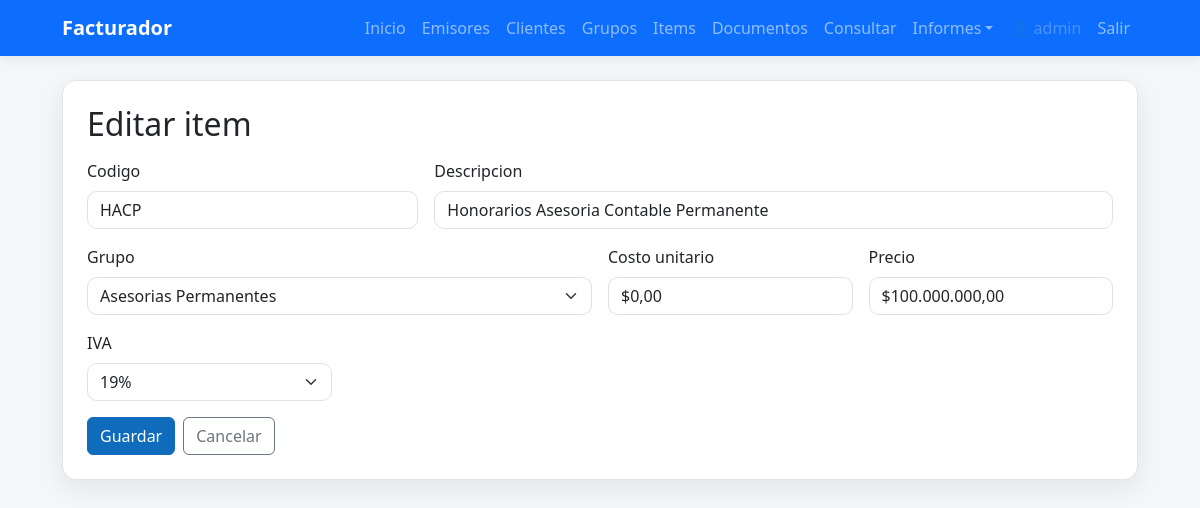
Screenshot of /items/editar/2 (signed in) with the database file from the repository.
### tables this page shows
CREATE TABLE items (
            id INTEGER PRIMARY KEY AUTOINCREMENT,
            codigo TEXT NOT NULL,
            descripcion TEXT,
            costo REAL NOT NULL DEFAULT 0.0,
            precio REAL NOT NULL,
            iva_rate REAL NOT NULL DEFAULT 0.0,
            grupo_id INTEGER,
            FOREIGN KEY (grupo_id) REFERENCES grupos(id)
        );

CREATE TABLE grupos (
            id INTEGER PRIMARY KEY AUTOINCREMENT,
            nombre TEXT NOT NULL COLLATE NOCASE UNIQUE
        );

### app.py (the view)
@app.get("/items/editar/{item_id}", response_class=HTMLResponse)
def items_edit_form(request: Request, item_id: int):
    conn = get_db()
    cur = conn.cursor()
    cur.execute("SELECT * FROM items WHERE id = ?", (item_id,))
    item = cur.fetchone()
    cur.execute("SELECT * FROM grupos ORDER BY nombre")
    grupos = cur.fetchall()
    conn.close()
    return templates.TemplateResponse(
        "item_form.html",
        {"request": request, "item": item, "grupos": grupos, "error": None},
    )

### templates/item_form.html (shortened to what this page needs)
{% extends "base.html" %}
{% block content %}
<div class="card p-4">
    <h2 class="mb-3">{% if item %}Editar{% else %}Crear{% endif %} item</h2>
    <form method="post" class="row g-3">
        <div class="col-md-4">
            <label class="form-label">Codigo</label>
            <input type="text" name="codigo" class="form-control" value="{{ item.codigo if item else '' }}" placeholder="SKU o codigo interno" required>
        </div>
        <div class="col-md-8">
            <label class="form-label">Descripcion</label>
            <input type="text" name="descripcion" class="form-control" value="{{ item.descripcion if item else '' }}" placeholder="Descripcion del item">
        </div>
        <div class="col-md-6">
            <label class="form-label">Grupo</label>
            <select name="grupo_id" class="form-select">
                {% for g in grupos %}
                <option value="{{ g.id }}" {% if item and item.grupo_id == g.id %}selected{% endif %}>{{ g.nombre }}</option>
                {% endfor %}
            </select>
        </div>
        <div class="col-md-3">
            <label class="form-label">Costo unitario</label>
            <input type="text" name="costo_display" class="form-control cop-item-display" data-hidden-target="costo" value="{{ item.costo|currency_cop if item else '$0,00' }}" required>
        </div>
        <div class="col-md-3">
            <label class="form-label">Precio</label>
            <input type="text" name="precio_display" class="form-control cop-item-display" data-hidden-target="precio" value="{{ item.precio|currency_cop if item else '' }}" required>
        </div>
        <div class="col-md-3">
            <label class="form-label">IVA</label>
            <select name="iva_rate" class="form-select" required>
                {% set iva_value = item.iva_rate if item else 0 %}
                {% if iva_value <= 1 %}
                    {% set iva_value = iva_value * 100 %}
                {% endif %}
                <option value="19" {% if iva_value == 19 %}selected{% endif %}>19%</option>
            </select>
        </div>
        <div class="col-12 d-flex gap-2">
            <button type="submit" class="btn btn-primary">Guardar</button>
            <a href="/items" class="btn btn-outline-secondary">Cancelar</a>
        </div>
    </form>
</div>
{% endblock %}

### static/styles.css (style rules this page uses)
:root { --ms-blue: #0f6cbd; --ms-blue-dark: #0b5a9c; --ms-bg: #f5f6f8; --ms-card: #ffffff; --ms-border: #e1e4e8; }
body { font-family: "Segoe UI", Tahoma, Arial, sans-serif; background-color: var(--ms-bg); color: #1b1f23; }
.card { border: 1px solid var(--ms-border); border-radius: 14px; box-shadow: 0 8px 24px rgba(15, 23, 42, 0.08); }
.btn-primary { background-color: var(--ms-blue); border-color: var(--ms-blue); }
.form-control, .form-select { border-radius: 10px; }

### rows the page displays
items: codigo "HACP", descripcion "Honorarios Asesoria Contable Permanente", grupo_id "Asesorias Permanentes", costo_display "$0,00", precio_display "$100.000.000,00"

### other values shown
{{ u.user.username }} "admin"
